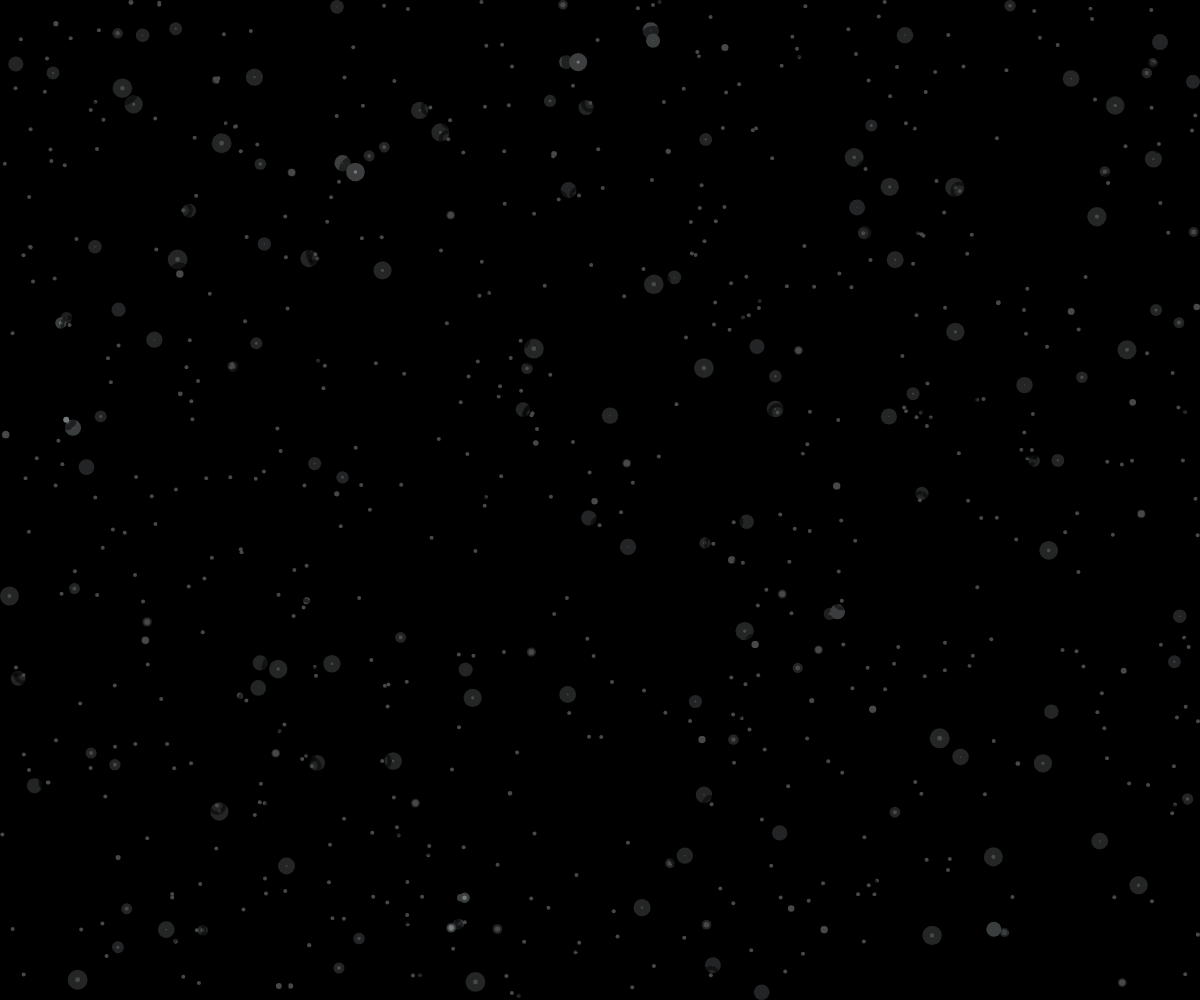
Frame 1 (no input)
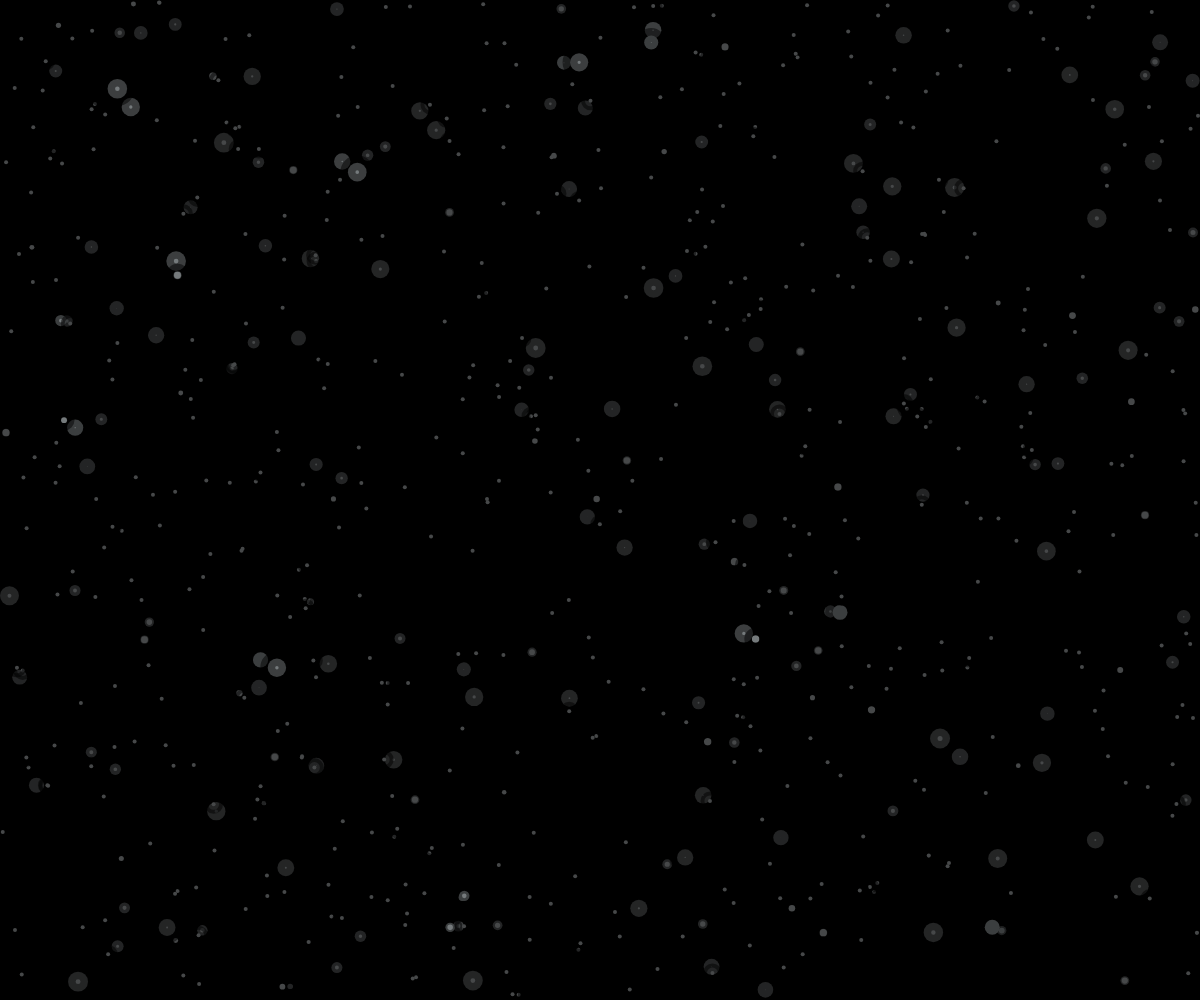
Frame 60 (no input)
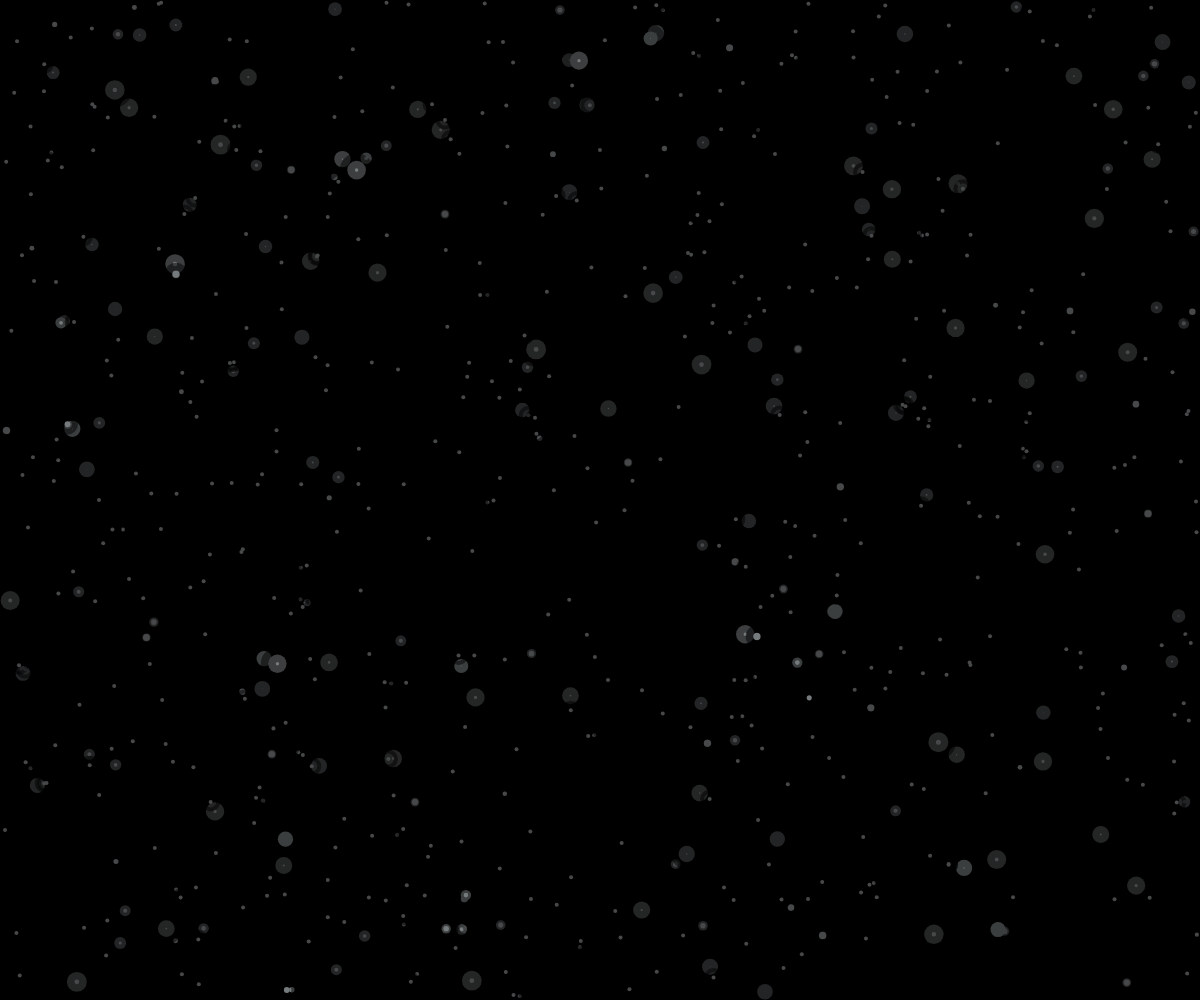
Frame 120 (the mouse pressed at the canvas centre since frame 60)

The p5.js sketch that drew these frames (run headless with seeded random() and noise() and a simulated clock; from frame 60 on, the mouse is pressed at the canvas centre):

// p5.js sketch
// ── sketch.js
const bubbles = [];
const backgroundBubbles = [];

function bubblePressed() {
  for (let i = 0; i < bubbles.length; i++) {
    let currBub = bubbles[i];
    currBub.clicked(mouseX, mouseY);
    if (currBub.isHighlighted()) {
      currBub.isusingAlt = false;
    }
  }
}

function mouseMoved() {
  for (let i = 0; i < bubbles.length; i++) {
    let currBub = bubbles[i];
    let distance = dist(currBub.x, currBub.y, mouseX, mouseY);
    if (distance < currBub.r * 10) {
      let moveDown = mouseY - currBub.y <= 0 ? true : false;
      let moveRight = mouseX - currBub.x <= 0 ? true : false;
      if (moveDown) {
        currBub.deltY = [0, 10];
      } else {
        currBub.deltY = [-10, 0];
      }
      if (moveRight) {
        currBub.deltX = [0, 10];
      } else {
        currBub.deltX = [-10, 0];
      }
    } else {
      currBub.deltX = [-0.5, 0.5];
      currBub.deltY = [-0.5, 0.5];
    }
  }
}

function setup() {
  let canvas = createCanvas(windowWidth, windowHeight);
  canvas.mousePressed(bubblePressed);
  for (let i = 0; i < 200; i++) {
    let x = random(width);
    let y = random(height);
    let r = random(2, 10);
    let bub = new Bubble(x, y, r);
    bubbles.push(bub);
  }
  for (let i = 0; i < 500; i++) {
    let backX = random(width);
    let backY = random(height);
    let backR = random(2, 2);
    let backgroundBub = new Bubble(backX, backY, backR);
    backgroundBubbles.push(backgroundBub);
  }
}

function draw() {
  background(0);
  for (let i = 0; i < bubbles.length; i++) {
    for (let j = i + 1; j < bubbles.length; j++) {
      if (bubbles[i].intersects(bubbles[j])) {
        bubbles[i].isusingAlt = true;
        bubbles[j].isusingAlt = true;
      }
    }
  }
  for (let i = 0; i < bubbles.length; i++) {
    let currBub = bubbles[i];
    currBub.move(currBub.deltX, currBub.deltY);
    currBub.show();
  }
  for (let i = 0; i < backgroundBubbles.length; i++) {
    let currBub = backgroundBubbles[i];
    currBub.move([-0.5, 0.5], [-0.5, 0.5]);
    currBub.show();
  }
}
// ── bubble.js
class Bubble {
  constructor(x, y, r) {
    this.x = x;
    this.deltX = [-0.5, 0.5];
    this.y = y;
    this.deltY = [-0.5, 0.5];
    this.r = r;
    this.brightness = 0;
    this.color = "#464849";
    this.altColor = "#757a7c";
    this.isusingAlt = false;
    this.isClicked = false;
  }

  intersects(other) {
    let d = dist(this.x, this.y, other.x, other.y);
    if (d < this.r + other.r) {
      return true;
    } else {
      return false;
    }
  }

  clicked(px, py) {
    let distance = dist(px, py, this.x, this.y);
    if (distance < this.r) {
      if (this.isClicked) {
        this.isClicked = false;
      } else {
        this.isClicked = true;
      }
      if (this.isHighlighted() && !this.isClicked) {
        this.isusingAlt = true;
      } else {
        this.isusingAlt = false;
      }
    }
  }

  move(x, y) {
    if (!this.isClicked) {
      this.x = this.x + random(x[0], x[1]);
      this.y = this.y + random(y[0], y[1]);
      this.x = constrain(this.x, 0 + this.r, width - this.r);
      this.y = constrain(this.y, 0 + this.r, height - this.r);
    } else {
      this.x = mouseX;
      this.y = mouseY;
    }
  }

  show() {
    stroke(0, 125);
    strokeWeight(15);
    if (this.isusingAlt) {
      fill(this.altColor);
    } else {
      fill(this.color);
    }
    ellipse(this.x, this.y, this.r * 2);
  }

  isHighlighted() {
    if (this.isusingAlt) {
      return true;
    } else {
      return false;
    }
  }
}

// ── eventHandler.js
function bubblePressed() {
  for (let i = 0; i < bubbles.length; i++) {
    let currBub = bubbles[i];
    currBub.clicked(mouseX, mouseY);
    if (currBub.isHighlighted()) {
      currBub.isusingAlt = false;
    }
  }
}

function bubbleHover(bubbles) {
  for (let i = 0; i < bubbles.length; i++) {
    let currBub = bubbles[i];
    let distance = dist(currBub.x, currBub.y, mouseX, mouseY);
    if (distance < currBub.r * 10) {
      let moveDown = mouseY - currBub.y <= 0 ? true : false;
      let moveRight = mouseX - currBub.x <= 0 ? true : false;
      if (moveDown) {
        currBub.deltY = [0, 10];
      } else {
        currBub.deltY = [-10, 0];
      }
      if (moveRight) {
        currBub.deltX = [0, 10];
      } else {
        currBub.deltX = [-10, 0];
      }
    } else {
      currBub.deltX = [-0.2, 0.2];
      currBub.deltY = [-0.2, 0.2];
    }
  }
}

function mouseMoved() {
  bubbleHover(bubbles);
  bubbleHover(backgroundBubbles);
}

function iconHover() {
  if (this.elt.className === "LinkedIn") {
    this.elt.style.filter = "brightness(0.35)";
  } else {
    this.elt.style.filter = "brightness(0.35)";
  }
}

function iconOff() {
  if (this.elt.className === "LinkedIn") {
    this.elt.style.filter = "brightness(1)";
  } else {
    this.elt.style.filter = "brightness(1)";
  }
}

function nameHover() {
  this.elt.style.color = "rgb(70, 72, 73)";
}

function nameOff() {
  this.elt.style.color = "rgb(255, 255, 255)";
}
